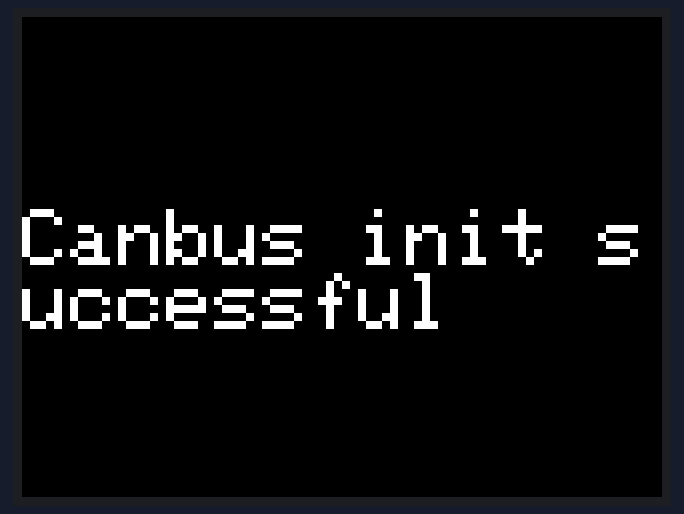
Bench run of a program on a simulated ESP32. Shown: 320×240 colour display.

Above: at 0.5 s.
At 1.6 s:
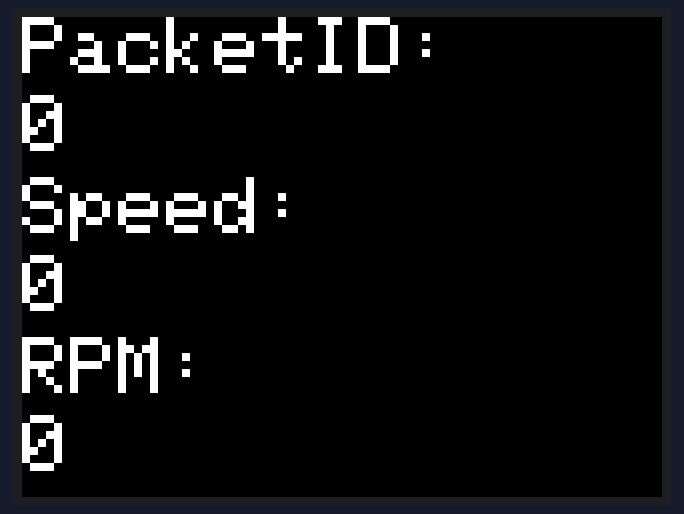

The program:

main.cpp
```cpp
#include <Arduino.h>
// Need to set the USER_SETUP_ID in .pio/libdeps/TFT_eSPI/User_Setup.h
#include <TFT_eSPI.h>
#include <SPI.h>
#include <CAN.h>
#include <iostream>
#include <vector>

// TODO: add credit where credit is due
// GMLAN CANBUS header defines
#include "GMLAN_11bit.h"
#include "GMLAN_29bit.h"


// Defining Canbus pins
// Defines for dev board
// #define TX_GPIO 5
// #define RX_GPIO 4
// Defines for yellow board
#define TX_GPIO 27
#define RX_GPIO 22

// Defining TFT size in pixels

#define SCREEN_WIDTH 320
#define SCREEN_HEIGHT 240
#define FONT_SIZE 4

#define SPRITE_WIDTH 200
#define SPRITE_HEIGHT 40

using namespace std;

// Create TFT obj
TFT_eSPI tft = TFT_eSPI();

//Create sprite object that points to tft obj

TFT_eSprite spr = TFT_eSprite(&tft);

uint64_t g_packetId = 0;
uint16_t vehicleSpeed = 0;
uint64_t engineRPM = 0;

vector<int> canBusData;
vector<int> canBusData2;
// TFT global packet
int packetSize;

void setup() {
  // Serial Setup
  Serial.begin(115200);
  // Start the tft display
  tft.init();
  // Set the TFT display rotation in landscape mode
  tft.setRotation(1);

  // Clear the screen before writing to it
  tft.fillScreen(TFT_BLACK);
  tft.setTextColor(TFT_WHITE, TFT_BLACK);
  tft.setTextSize(FONT_SIZE);
  tft.setPivot(tft.width() / 2, tft.height() / 2);
  tft.println("Hello World!");
  tft.fillScreen(TFT_BLACK);
  // CANBUS setup
  tft.println("Setting up canbus...");
  CAN.setPins(RX_GPIO,TX_GPIO);
  // start the CAN bus at 500kbps
  if (!CAN.begin(500E3)) {
    Serial.println("Starting CAN failed!");
    tft.fillScreen(TFT_BLACK);
    tft.println("Starting CAN failed");
    while (1);
  }
  else
  {
    tft.fillScreen(TFT_BLACK);
    tft.println("Canbus init successful");
  }
  delay(1000);
  tft.fillScreen(TFT_BLACK);

  // Sprite init setup
    // Create the sprite with a defined size
  spr.setColorDepth(8);
  // spr.setRotation(1);
  spr.createSprite(SPRITE_WIDTH,SPRITE_HEIGHT);
  spr.fillSprite(TFT_BLACK);
  spr.setTextSize(FONT_SIZE);
  spr.setTextColor(TFT_WHITE);
  spr.setTextDatum(ML_DATUM);

}
void doSprite(int x, int y, int data)
{
  // Clear the sprite to write data to sprite
  spr.fillSprite(TFT_BLACK);

  // Draw text inside of the defined sprite area
  // Using center of sprite due to middle left aligned text set in setup
  spr.drawString((String)data, 0, 20);

  // Draw sprite at defined x,y location, all black pixels will not be drawn
  spr.pushSprite(x,y);
}

void parseCanPacket(uint64_t canHeaderRead)
{
  // Maybe map headers to something
  // Switch case?
  // Do something like get header, when header got get byte information position, then do conversions?
  // Need to actually get the full header, not just the arbitrary ID header
  // To get that info probably need to send 0x7DF and then read that header.
  switch (canHeaderRead)
  {
    case GMLAN_ARBID_VEHICLE_SPEED_INFORMATION:
      // Convert the vehicle speed from hex to decimal
      // TODO: Combine
      vehicleSpeed = canBusData[1] << 8;
      vehicleSpeed = canBusData[2] | vehicleSpeed;
      vehicleSpeed /= 10;
      // Convert the engine rpm from hex to decimal
      // TODO: Combine
      engineRPM = canBusData[3] << 8;
      engineRPM = canBusData[4] | engineRPM;
      engineRPM *= 4;
      break;

    default:
      break;
  }

}

void getCANPacket()
{
  packetSize = CAN.parsePacket();

  if(packetSize)
  {
    // Serial.print("PacketID: ");
    g_packetId = CAN.packetId();
    // Serial.println(g_packetId,HEX);
    while(CAN.available())
    {
      canBusData.push_back(CAN.read());
    }
    // for(int i = 0; i < canBusData.size(); i++)
    // {
    //   Serial.print(canBusData[i]);
    // }
    // Serial.println();
    // Clears the CAN buffer after a packet read
    // canBusData2 = canBusData;
    parseCanPacket(g_packetId);
    canBusData.clear();
  }
}
void drawOnScreen()
 {

  // Display the packet ID
  tft.setCursor(0,0);
  tft.println("PacketID:");
  doSprite(0,35,g_packetId);

  // Display the packet Data / Second line on display
  tft.setCursor(0,80);
  tft.println("Speed:");
  doSprite(0,115,vehicleSpeed);

  // Display the packet Data / Third line on display
  tft.setCursor(0,160);
  tft.println("RPM:");
  doSprite(0,195,engineRPM);

 }

void loop() {
  // put your main code here, to run repeatedly:
  getCANPacket();
  drawOnScreen();
}
```

GMLAN_11bit.h
```cpp
/*
GMLAN_11bit.h - 11-Bit specific header file for GMLAN Library

GMLAN is a Controller Area Network Bus used in General Motors vehicles from
roughly 2007-onwards. Its purpose is to allow various Electronic Control Units
(aka ECUs) within a modern vehicle to share information and enact procedures.

An example of this would be communication between the HU (Head unit) and the
DIC (Dashboard Information Cluster), when you adjust the volume up / down, this
is reported to the cluster to be displayed.

It is the function of this library to "crack open" this world to allow anyone
with only as little as a few hours of C++ programming under their belt to get
started in what can sometimes seem a daunting world.

Jason Gaunt, 18th Feb 2013
*/

#ifndef GMLAN_11BIT_H
#define GMLAN_11BIT_H

// CAN IDs
#define GMLAN_INITIAL_WAKE_UP_REQUEST   0x100
#define GMLAN_REQUEST_TO_ALL_NODES  0x101
#define GMLAN_DIAGNOSTIC_REQUEST    0x102
#define GMLAN_TO_RESERVED_REQUEST   0x240
#define GMLAN_TO_BCM    0x241
#define GMLAN_TO_TDM    0x242
#define GMLAN_TO_EBCM   0x243
#define GMLAN_TO_EHU    0x244
#define GMLAN_TO_SIC    0x246
#define GMLAN_TO_SDC    0x247
#define GMLAN_TO_IPC    0x24C
#define GMLAN_TO_HVAC   0x251
#define GMLAN_TO_RFA    0x258
#define GMLAN_SF_FROM_RESERVED_RESPONSE 0x540
#define GMLAN_MF_FROM_RESERVED_RESPONSE 0x640
#define GMLAN_MF_FROM_BCM   0x641
#define GMLAN_MF_FROM_TDM   0x642
#define GMLAN_MF_FROM_EBCM  0x643
#define GMLAN_MF_FROM_EHU   0x644
#define GMLAN_MF_FROM_SIC   0x646
#define GMLAN_MF_FROM_SDC   0x647
#define GMLAN_MF_FROM_IPC   0x64C
#define GMLAN_MF_FROM_HVAC  0x651
#define GMLAN_MF_FROM_RFA   0x658
#define GMLAN_EXTERNAL_OBD_TEST_EQUIPMENT_TO_NON_SPECIFIC_OBD_COMPLIANT_ECUS    0x7DF
#define GMLAN_EXTERNAL_OBD_TEST_EQUIPMENT_TO_ECM    0x7E0
#define GMLAN_EXTERNAL_OBD_TEST_EQUIPMENT_TO_SPECIFIC_OBD_COMPLIANT_ECU 0x7E1
#define GMLAN_ECM_TO_EXTERNAL_OBD_TEST_EQUIPMENT    0x7E8
#define GMLAN_SPECIFIC_OBD_COMPLIANT_ECU_TO_EXTERNAL_OBD_TEST_EQUIPMENT 0x7E9

// PCI byte
#define GMLAN_PCI_UNSEGMENTED       0x0
#define GMLAN_PCI_SEGMENTED         0x1
#define GMLAN_PCI_ADDITIONAL        0x2
#define GMLAN_PCI_FLOW_CONTROL      0x3

// Service ID byte
#define GMLAN_SID_CLEAR_DTC         0x4
#define GMLAN_SID_START_DIAG        0x10
#define GMLAN_SID_REQ_FAIL_RECS     0x12
#define GMLAN_SID_REQ_DID           0x1A
#define GMLAN_SID_RES_NORM_OP       0x20
#define GMLAN_SID_REQ_PID           0x22
#define GMLAN_SID_READ_ADDR         0x23
#define GMLAN_SID_REQ_SEC_ACCESS    0x27
#define GMLAN_SID_DSBL_NORM_OP      0x28
#define GMLAN_SID_DEF_DPID_MSG      0x2C
#define GMLAN_SID_DEF_PID_BY_ADDR   0x2D
#define GMLAN_SID_DL_REQ            0x34
#define GMLAN_SID_DATA_TRANS        0x36
#define GMLAN_SID_WRITE_DID         0x3B
#define GMLAN_SID_TESTER_PRESENT    0x3E
#define GMLAN_SID_ERROR             0x7F
#define GMLAN_SID_REQ_PROG_STATE    0xA2
#define GMLAN_SID_PROG_MODE         0xA5
#define GMLAN_SID_READ_DTC          0xA9
#define GMLAN_SID_REQ_DPID          0xAA
#define GMLAN_SID_REQ_CONTROL       0xAE

// States of request
#define GMLAN_STATE_READY_TO_SEND   0x0
#define GMLAN_STATE_SEND_DATA       0x1
#define GMLAN_STATE_AWAITING_FC     0x2
#define GMLAN_STATE_AWAITING_REPLY  0x3
#define GMLAN_STATE_SEND_FC         0x4
#define GMLAN_STATE_COMPLETED       0x5
#define GMLAN_STATE_ERROR           0x6

#endif
```

GMLAN_29bit.h
```cpp
/*
GMLAN_29bit.h - 29-Bit specific header file for GMLAN Library

GMLAN is a Controller Area Network Bus used in General Motors vehicles from
roughly 2007-onwards. Its purpose is to allow various Electronic Control Units
(aka ECUs) within a modern vehicle to share information and enact procedures.

An example of this would be communication between the HU (Head unit) and the
DIC (Dashboard Information Cluster), when you adjust the volume up / down, this
is reported to the cluster to be displayed.
It is the function of this library to "crack open" this world to allow anyone
with only as little as a few hours of C++ programming under their belt to get
started in what can sometimes seem a daunting world.

Jason Gaunt, 18th Feb 2013
*/

#ifndef GMLAN_29BIT_H
#define GMLAN_29BIT_H

/* Known 29-Bit Arbitration IDs - periodically updated from the GMLAN Bible located at
this address: http://is.gd/gmlanbible - credit to the authors on their changelog */
#define GMLAN_ARBID_SYSTEM_POWER_MODE 0x1
#define GMLAN_ARBID_SYSTEM_POWER_MODE_BACKUP 0x2
#define GMLAN_ARBID_EASY_KEY_DISPLAY_COMMANDS 0x3
#define GMLAN_ARBID_RFA_FUNCTION 0x4
#define GMLAN_ARBID_TIRE_PRESSURE_STATUS_LS 0x5
#define GMLAN_ARBID_MODULE_SUBSTITUTION_STATUS 0x6
#define GMLAN_ARBID_ROLLOVER_STATUS 0x8
#define GMLAN_ARBID_INFOTAINMENT_OPERATION_ALLOWED 0x9
#define GMLAN_ARBID_TPM_DISPLAY_COMMANDS 0xA
#define GMLAN_ARBID_PLATFORM_IMMOBILIZER_DATA 0xB
#define GMLAN_ARBID_PLATFORM_IMMOBILIZER_PASSWORD 0xC
#define GMLAN_ARBID_VEH_SECURITY_DISPLAY_COMMANDS 0xD
#define GMLAN_ARBID_POWERTRAIN_IMMOBILIZER_DATA 0xE
#define GMLAN_ARBID_CHIME_COMMAND 0xF
#define GMLAN_ARBID_CHIME_STATUS 0x10
#define GMLAN_ARBID_DIMMING_INFORMATION 0x11
#define GMLAN_ARBID_VIN_DIGITS_2_TO_9 0x12
#define GMLAN_ARBID_VIN_DIGITS_10_TO_17 0x13
#define GMLAN_ARBID_HS_DEVICE_INFORMATION 0x14
#define GMLAN_ARBID_AUTO_OCCUPANT_SENSING_ENABLED 0x16
#define GMLAN_ARBID_DISPLAY_MEASUREMENT_SYSTEM 0x17
#define GMLAN_ARBID_BATTERY_VOLTAGE 0x18
#define GMLAN_ARBID_ROLLOVER_SENSING_ENABLED 0x19
#define GMLAN_ARBID_DRIVER_DOOR_STATUS 0x1B
#define GMLAN_ARBID_PASSENGER_DOOR_STATUS 0x1C
#define GMLAN_ARBID_LEFT_REAR_DOOR_STATUS 0x1D
#define GMLAN_ARBID_RIGHT_REAR_DOOR_STATUS 0x1E
#define GMLAN_ARBID_PERS_LIGHT_LOCK_STATUS 0x1F
#define GMLAN_ARBID_PERS_LIGHT_LOCK_REQUEST 0x20
#define GMLAN_ARBID_LIGHTING_STATUS 0x21
#define GMLAN_ARBID_ENHANCED_SERVICES_REQUEST 0x22
#define GMLAN_ARBID_PROGRAMMING_EVENT_REQUESTS 0x23
#define GMLAN_ARBID_EXPORT_MODULE_STATUS 0x24
#define GMLAN_ARBID_TRANSMISSION_GEAR_INFORMATION 0x25
#define GMLAN_ARBID_FUEL_INFORMATION 0x26
#define GMLAN_ARBID_VEHICLE_ODO_BRK_WASH_LEVEL 0x27
#define GMLAN_ARBID_VEHICLE_SPEED_INFORMATION 0x28
#define GMLAN_ARBID_ENGINE_INFORMATION_1 0x29
#define GMLAN_ARBID_AUTO_HIGH_BEAM_STATUS 0x2A
#define GMLAN_ARBID_DOOR_LOCK_COMMAND 0x2B
#define GMLAN_ARBID_DRIVER_DOOR_LOCK_SWITCH_STATUS 0x2C
#define GMLAN_ARBID_PASS_DOOR_LOCK_SWITCH_STATUS 0x2D
#define GMLAN_ARBID_BRAKE_AND_CRUISE_CONTROL_STATUS 0x2F
#define GMLAN_ARBID_REAR_CLOSURE_STATUS 0x30
#define GMLAN_ARBID_ENGINE_INFORMATION_3 0x32
#define GMLAN_ARBID_ENGINE_INFORMATION_2 0x37
#define GMLAN_ARBID_REMOTE_START_STATUS 0x38
#define GMLAN_ARBID_REAR_CLOSURE_RELEASE_SWITCH 0x39
#define GMLAN_ARBID_MEMORY_SWITCH_STATUS 0x3C
#define GMLAN_ARBID_OCCUPANT_PROTECTION_SYCH 0x3D
#define GMLAN_ARBID_WINDOW_MOTION_REQUEST 0x40
#define GMLAN_ARBID_MIRROR_MOVEMENT_REQUEST 0x41
#define GMLAN_ARBID_PERS_DRIVER_POSITION_STATUS 0x42
#define GMLAN_ARBID_PERS_DRIVER_POSITION_REQUEST 0x43
#define GMLAN_ARBID_PERS_CHIME_STATUS 0x44
#define GMLAN_ARBID_PERS_CHIME_REQUEST 0x45
#define GMLAN_ARBID_ROLLOVER_SENSOR_IDENTIFIER 0x48
#define GMLAN_ARBID_AUTO_OCCUPANT_SENSOR_IDENTIFIER 0x4A
#define GMLAN_ARBID_DRIVER_IDENTIFIER_LS 0x50
#define GMLAN_ARBID_LEVELING_AND_SUSPENSION_STATUS 0x51
#define GMLAN_ARBID_GPS_DATE_AND_TIME 0x53
#define GMLAN_ARBID_TIME_OF_DAY 0x54
#define GMLAN_ARBID_GPS_GEOGRAPHICAL_POSITION 0x55
#define GMLAN_ARBID_GPS_ELEVATION_AND_HEADING 0x56
#define GMLAN_ARBID_REAR_SEATBELT_STATUS 0x58
#define GMLAN_ARBID_STEERING_WHEEL_ANGLE 0x5B
#define GMLAN_ARBID_CLIMATE_CONTROL 0x60
#define GMLAN_ARBID_OUTSIDE_AIR_TEMP_CORRECTED 0x61
#define GMLAN_ARBID_ANTILOCK_BRAKE_AND_TC_STATUS 0x62
#define GMLAN_ARBID_CLIMATE_CONTROL_GENERAL_STATUS_2 0x64
#define GMLAN_ARBID_STEERING_WHEEL_CONTROL_SWITCHES 0x68
#define GMLAN_ARBID_REAR_CLIMATE_CONTROL_STATUS 0x6A
#define GMLAN_ARBID_RR_CLIMATE_CONTROL_RMT_COMMAND 0x6B
#define GMLAN_ARBID_HEAD_UP_DISPLAY_STATUS 0x6D
#define GMLAN_ARBID_ALARM_CLOCK_STATUS_LS 0x70
#define GMLAN_ARBID_CLIMATE_CONTROL_BUTTONS 0x71
#define GMLAN_ARBID_LEFT_CLIMATE_CONTROL_TEMP_DIAL 0x72
#define GMLAN_ARBID_RIGHT_CLIMATE_CONTROL_TEMP_DIAL 0x73
#define GMLAN_ARBID_CLIMATE_CONTROL_EXTENDED_STATUS 0x75
#define GMLAN_ARBID_PERS_PARKING_ASSIST_REQ 0x8B
#define GMLAN_ARBID_PERS_PARKING_ASSIST_STATUS 0x8C
#define GMLAN_ARBID_PARKING_ASSISTANCE_STATUS 0x8D
#define GMLAN_ARBID_PARK_ASSIST_REAR_DISTANCE 0x8E
#define GMLAN_ARBID_PARK_ASSIST_FRONT_DISTANCE 0x8F
#define GMLAN_ARBID_AIRBAG_IMPACT_DATA 0x90
#define GMLAN_ARBID_AIRBAG_IMPACT_DATA_1 0x94
#define GMLAN_ARBID_AIRBAG_IMPACT_DATA_2 0x95
#define GMLAN_ARBID_AIRBAG_IMPACT_DATA_3 0x96
#define GMLAN_ARBID_AIRBAG_IMPACT_DATA_4 0x97
#define GMLAN_ARBID_AIRBAG_INDICATIONS 0x98
#define GMLAN_ARBID_MEMORY_RECALL_IMPACT_DISABLE 0x99
#define GMLAN_ARBID_ENG_TRANS_OIL_LIFE_RESET_REQ 0x9A
#define GMLAN_ARBID_AOS_CONNECTION 0x9C
#define GMLAN_ARBID_DIGITAL_AUDIO_RECEIVER_STATUS 0x9D
#define GMLAN_ARBID_REAR_SEAT_ENTERTAINMENT_STATUS 0x9E
#define GMLAN_ARBID_PERS_MIRROR_TILT_STATUS 0xA0
#define GMLAN_ARBID_PERS_MIRROR_TILT_REQ 0xA1
#define GMLAN_ARBID_PERS_WINDOW_LOCKOUT_STATUS 0xA2
#define GMLAN_ARBID_PERS_WINDOW_LOCKOUT_REQ 0xA3
#define GMLAN_ARBID_PERSONALIZATION_INFORMATION 0xA4
#define GMLAN_ARBID_PHONE_STATUS 0x120
#define GMLAN_ARBID_ADAPTIVE_CRUISE_DISPLAY 0x124
#define GMLAN_ARBID_CONTENT_THEFT_SENSOR_DISABLE_REQ 0x12A
#define GMLAN_ARBID_CONTENT_THEFT_SENSOR_STATUS 0x130
#define GMLAN_ARBID_SOD_LEFT_STATUS 0x140
#define GMLAN_ARBID_AUDIO_MASTER_AMPLIFIER_COMMAND 0x141
#define GMLAN_ARBID_AUDIO_MASTER_AMPLIFIER_SETTING 0x142
#define GMLAN_ARBID_AUDIO_MASTER_AMPLIFIER_MUTE 0x143
#define GMLAN_ARBID_SOD_RIGHT_STATUS 0x144
#define GMLAN_ARBID_AUDIO_MASTER_ARBITRATION_COMMAND 0x145
#define GMLAN_ARBID_PHONE_DIAL_COMMAND_1 0x146
#define GMLAN_ARBID_PHONE_DIAL_COMMAND_2 0x147
#define GMLAN_ARBID_AUXILIARY_NAV_DATA_DISPLAY 0x148
#define GMLAN_ARBID_AUDIO_MASTER_AMPLIFIER_CONTROL 0x149
#define GMLAN_ARBID_REMOTE_CHANGER_COMMAND 0x14A
#define GMLAN_ARBID_ADVANCED_REMOTE_RECEIVER_CONTROL 0x14B
#define GMLAN_ARBID_VOICE_RECOGNITION_STATUS 0x14C
#define GMLAN_ARBID_DRIVER_SEAT_TEMP_CONTROL 0x150
#define GMLAN_ARBID_DRIVER_SEAT_TEMP_INDICATION 0x151
#define GMLAN_ARBID_PASS_SEAT_TEMP_CONTROL 0x152
#define GMLAN_ARBID_PASS_SEAT_TEMP_INDICATION 0x153
#define GMLAN_ARBID_RR_LEFT_SEAT_TEMP_CONTROL 0x154
#define GMLAN_ARBID_RR_LEFT_SEAT_TEMP_INDICATION 0x155
#define GMLAN_ARBID_RR_RIGHT_SEAT_TEMP_CONTROL 0x156
#define GMLAN_ARBID_RR_RIGHT_SEAT_TEMP_INDICATION 0x157
#define GMLAN_ARBID_MEMORY_COMMAND 0x160
#define GMLAN_ARBID_DRIVER_MIRROR_MOTION 0x168
#define GMLAN_ARBID_PASENGER_MIRROR_MOTION 0x169
#define GMLAN_ARBID_ARB_TEXT_DISPLAY_GEN_ATTRIBUTES 0x180
#define GMLAN_ARBID_ARB_TEXT_DISPLAY_LINE_ATTRIBUTES 0x181
#define GMLAN_ARBID_ARB_TEXT_REQ_SET_DISP_ICON 0x182
#define GMLAN_ARBID_ARB_TEXT_DISPLAY_STATUS 0x183
#define GMLAN_ARBID_ARB_TEXT_DISPLAY_MENU_ACTION 0x184
#define GMLAN_ARBID_ARB_TEXT_REQ_SET_DISP_PARAMETERS 0x185
#define GMLAN_ARBID_ARB_TEXT_REQ_SET_DISPLAY_TEXT 0x186
#define GMLAN_ARBID_ARB_TEXT_REQ_DOWNLOAD_ICON_DATA 0x187
#define GMLAN_ARBID_REAR_SEAT_AUDIO_STATUS 0x188
#define GMLAN_ARBID_AUDIO_AMPLIFIER_STATUS 0x189
#define GMLAN_ARBID_REAR_SEAT_AUDIO_COMMAND_1 0x18A
#define GMLAN_ARBID_REMOTE_CHANGER_STATUS 0x18B
#define GMLAN_ARBID_REMOTE_CHANGER_MEDIA_STATUS 0x18C
#define GMLAN_ARBID_RSE_HEADPHONE_AUDIO_STATUS 0x18D
#define GMLAN_ARBID_AUDIO_SOURCE_STATUS 0x18E
#define GMLAN_ARBID_REMOTE_RECEIVER_STATUS 0x18F
#define GMLAN_ARBID_ARB_TEXT_DISPLAY_ICON_ATTRIBUTES 0x190
#define GMLAN_ARBID_VIDEO_SOURCE_DEVICE_STATUS 0x191
#define GMLAN_ARBID_REMOTE_RECEIVER_CHANNEL_STATUS 0x192
#define GMLAN_ARBID_REMOTE_RECEIVER_PRESET_INFO 0x193
#define GMLAN_ARBID_REMOTE_RECEIVER_STATUS_2 0x194
#define GMLAN_ARBID_TV_TUNER_STATUS 0x195
#define GMLAN_ARBID_VIDEO_MASTER_ARB_COMMAND 0x196
#define GMLAN_ARBID_REMOTE_RECEIVER_TV_STATION 0x197
#define GMLAN_ARBID_REMOTE_RECEIVER_CONTROL 0x198
#define GMLAN_ARBID_ONSTAR_VOICE_PROMPT_REQUEST 0x1B0
#define GMLAN_ARBID_ONSTAR_MIN_DIGITS_1_15 0x1B1
#define GMLAN_ARBID_ONSTAR_MIN_DIGITS_16_30 0x1B2
#define GMLAN_ARBID_ONSTAR_VOICE_PROMPT_STATUS 0x1B3
#define GMLAN_ARBID_COLUMN_LOCK_COMMAND 0x1F0
#define GMLAN_ARBID_COLUMN_LOCK_STATUS 0x200
#define GMLAN_ARBID_AIR_CONDITIONING_CONTROL 0x278
#define GMLAN_ARBID_ALARM_CLOCK_REQUEST_2 0x802

#endif
```
